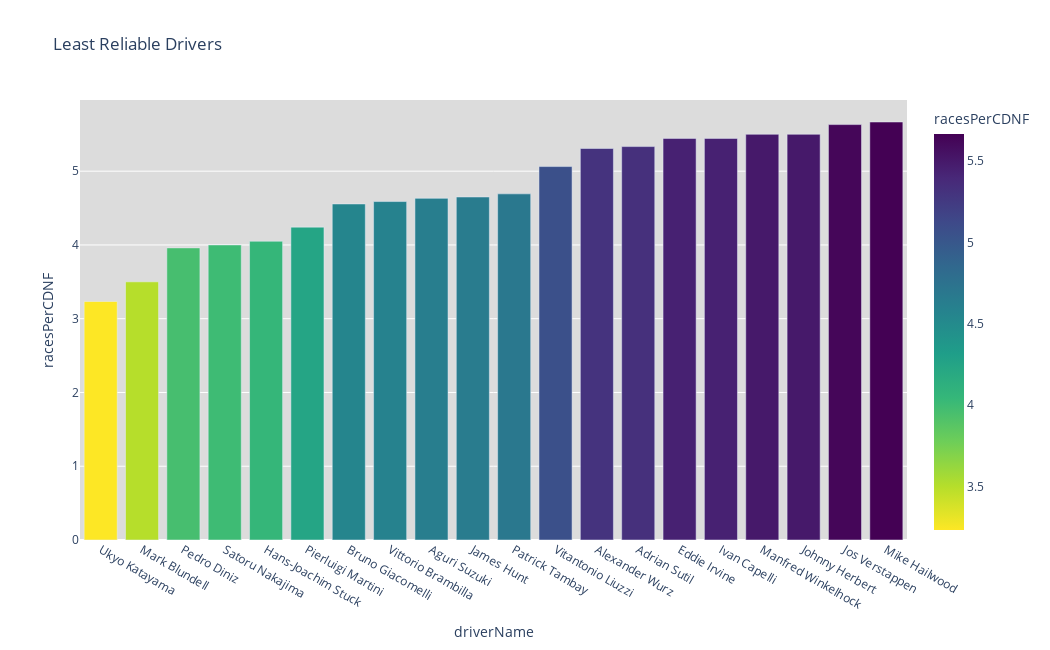

The notebook cell saved with this chart:
### Markdown cell above
Least Reliable Drivers

### Code cell
dnf_drivers_crashes.sort_values(by='racesPerCDNF', ascending=True, inplace=True)

fig = px.bar(dnf_drivers_crashes.head(20), x="driverName", y="racesPerCDNF", title='Least Reliable Drivers', color='racesPerCDNF',
             color_continuous_scale=px.colors.sequential.Viridis[::-1], width=1050, height=650)

fig.update_layout(plot_bgcolor='gainsboro')

fig.show()

### Figure 1 — Plotly figure (JSON) as saved in the notebook; plotly's stock layout.template omitted (floating-point values rounded to 4 significant figures)
{"data": [{"alignmentgroup": "True", "hovertemplate": "driverName=%{x}<br>racesPerCDNF=%{marker.color}<extra></extra>", "legendgroup": "", "marker": {"color": [3.233, 3.5, 3.96, 4, 4.05, 4.241, 4.556, 4.588, 4.632, 4.65, 4.692, 5.062, 5.308, 5.333, 5.444, 5.444, 5.5, 5.5, 5.632, 5.667], "coloraxis": "coloraxis", "pattern": {"shape": ""}}, "name": "", "offsetgroup": "", "orientation": "v", "showlegend": false, "textposition": "auto", "type": "bar", "x": ["Ukyo Katayama", "Mark Blundell", "Pedro Diniz", "Satoru Nakajima", "Hans-Joachim Stuck", "Pierluigi Martini", "Bruno Giacomelli", "Vittorio Brambilla", "Aguri Suzuki", "James Hunt", "Patrick Tambay", "Vitantonio Liuzzi", "Alexander Wurz", "Adrian Sutil", "Eddie Irvine", "Ivan Capelli", "Manfred Winkelhock", "Johnny Herbert", "Jos Verstappen", "Mike Hailwood"], "xaxis": "x", "y": [3.233, 3.5, 3.96, 4, 4.05, 4.241, 4.556, 4.588, 4.632, 4.65, 4.692, 5.062, 5.308, 5.333, 5.444, 5.444, 5.5, 5.5, 5.632, 5.667], "yaxis": "y"}], "layout": {"barmode": "relative", "coloraxis": {"colorbar": {"title": {"text": "racesPerCDNF"}}, "colorscale": [[0, "#fde725"], [0.1111, "#b5de2b"], [0.2222, "#6ece58"], [0.3333, "#35b779"], [0.4444, "#1f9e89"], [0.5556, "#26828e"], [0.6667, "#31688e"], [0.7778, "#3e4989"], [0.8889, "#482878"], [1, "#440154"]]}, "height": 650, "legend": {"tracegroupgap": 0}, "plot_bgcolor": "gainsboro", "title": {"text": "Least Reliable Drivers"}, "width": 1050, "xaxis": {"anchor": "y", "domain": [0, 1], "title": {"text": "driverName"}}, "yaxis": {"anchor": "x", "domain": [0, 1], "title": {"text": "racesPerCDNF"}}}}
